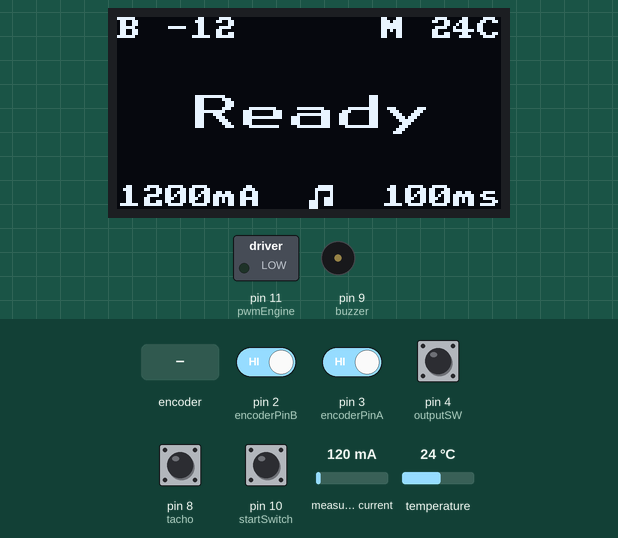
The sketch below on a simulated Arduino Nano, built with avr-gcc and run on an emulated ATmega328P. Shown: 128×64 one-colour display, switched loads named in the sketch (green lamp = pin HIGH), buzzer (waves = sounding). The test bench sets the inputs (shaded band); at power-on: pin 2 (encoderPinB), pin 3 (encoderPinA), pin 4 (outputSW), pin 8 (tacho), pin 10 (startSwitch) HIGH, measured current 120 mA, temperature 24 °C.

Above: at 3.7 s.
3.8 s: pin 10 (startSwitch) pulled LOW for 1.15 s
At 6.2 s:
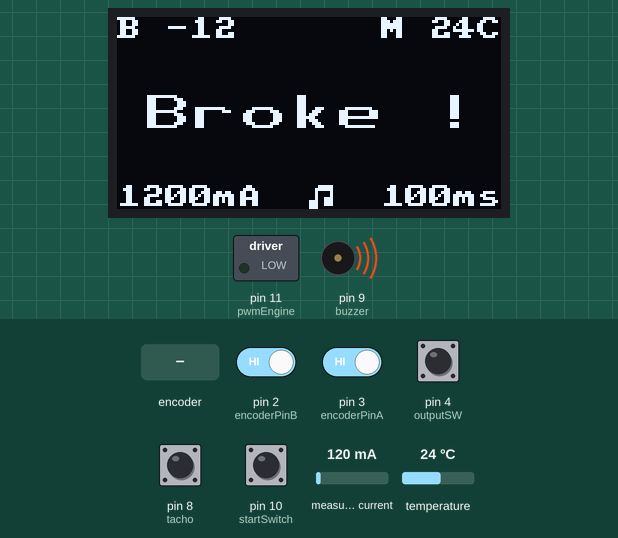
6.9 s: pin 10 (startSwitch) pulled LOW for 1.15 s
At 9.0 s:
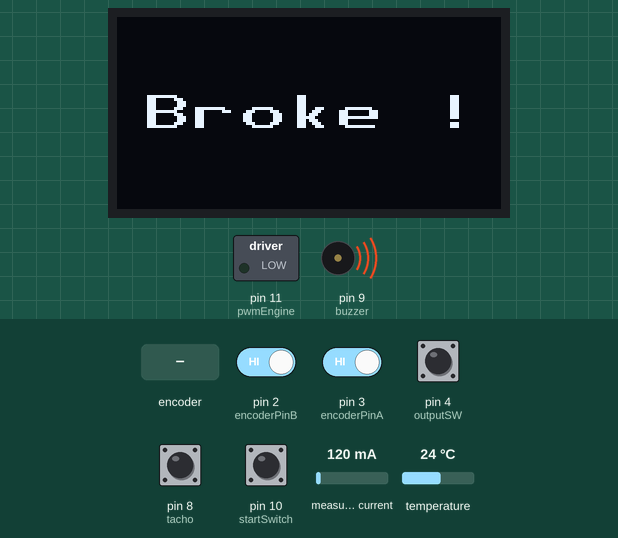
9.5 s: pin 4 (outputSW) pulled LOW for 3.2 s
At 14.5 s:
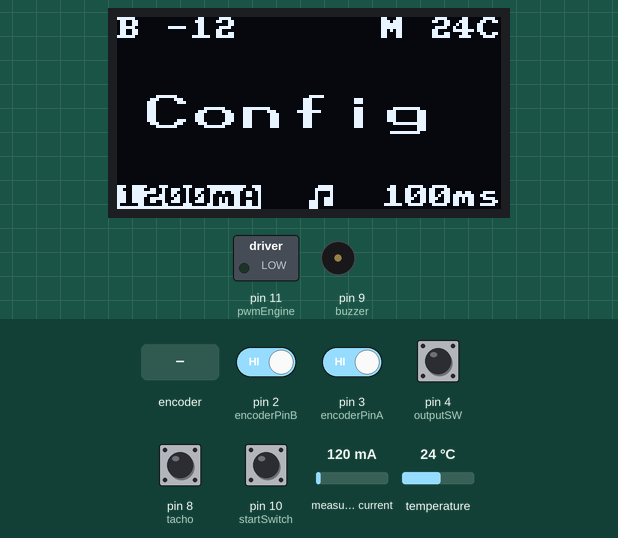
15.2 s: pin 4 (outputSW) pulled LOW for 1.15 s
At 18.1 s:
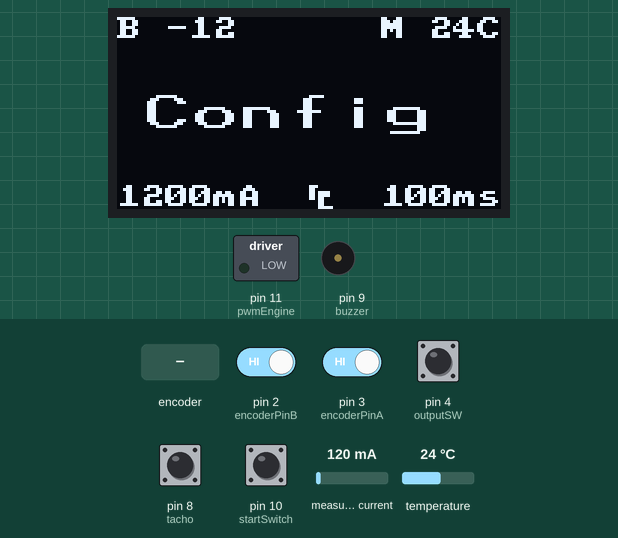
19.8 s: rotary encoder on pin 3 (encoderPinA) / pin 2 (encoderPinB) turned 2 steps (second pin leading)
At 22.1 s:
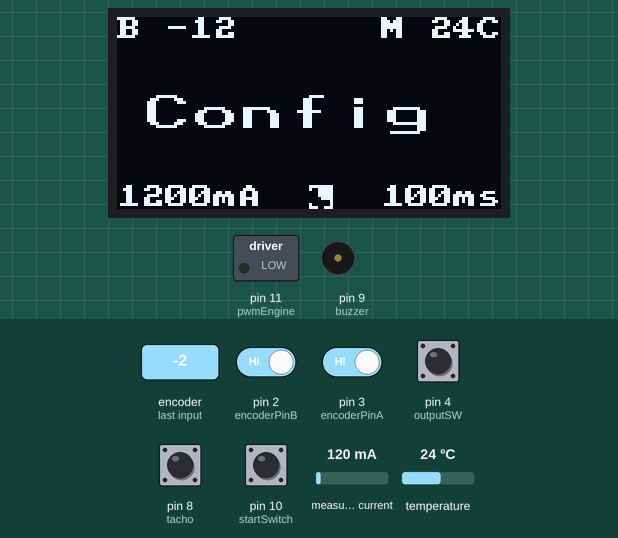
23.9 s: pin 4 (outputSW) pulled LOW for 1.15 s
At 26.4 s:
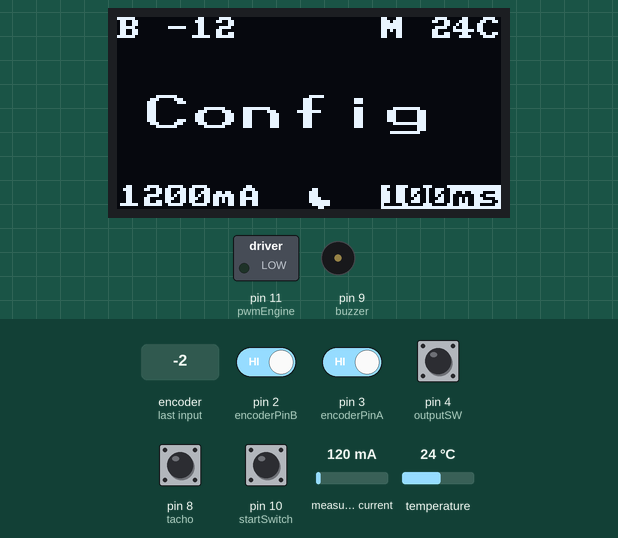
Timing chart, 0 to 27.9 s (numbered marks = the images above; inputs shaded):
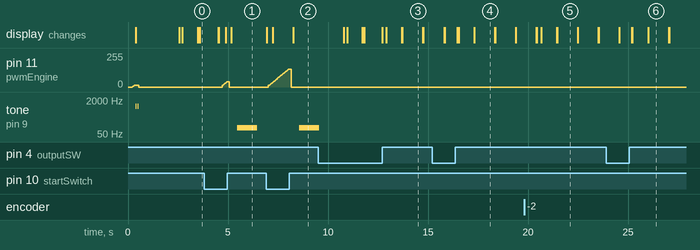

The sketch:

deggl-mandl.ino
```cpp
// (licence header left out)
const char versionTag[] = "ver 0.2g";

// Größe des Oled Displays. Not defined = 0.96" / defined = 1.3"
#define DISPLAY_BIG

// Positionierung der Temperatursensoren: 0 = aus, 1 der Erste, 2 der Zweite.. ;-)
// BSP: keine Temperatursensoren ->  {0,0}
//      ein Temperatursensor auf PCB -> {1,0}
//      ein Temperatursensor im Motor -> {0,1}
//      zwei Temperatursensoren, erster auf dem Board, zweiter im Motor -> {1,2}
//      zwei Temperatursensoren, zweiter auf dem Board, erster im Motor -> {2,1}
const int tempSensors[2] = {2,1};

// Bibliotheken
#include <Arduino.h>
#include <EEPROM.h>
#include <Wire.h>
#include <U8g2lib.h>            // aus dem Arduino-Bibliotheksverwalter, bitte die "U8g2" (ohne Adafruit) von Oliver Kraus installieren
#include <INA219.h>             // aus dem Arduino-Bibliotheksverwalter, bitte die "ArduinoINA219" von John De Cristofaro, ... installieren
#include <DallasTemperature.h>  // aus dem Arduino-Bibliotheksverwalter, bitte die "DallasTemperature" von Miles Burton, ... installieren


#include "vars.h"               // in dieser Datei bitte individuelle Anpassungen vornehmen!
#include "tools.h"

// Display-Parameter
#ifdef DISPLAY_BIG
  // grosses 1.3" OLED mit SH1106 display driver, 128x64 px, ueber I2C angeschlossen
  U8X8_SH1106_128X64_NONAME_HW_I2C u8x8(/* reset=*/ U8X8_PIN_NONE);
#else
  // kleines 0.96" OLED mit SSD1306 display driver, 128x64 px, ueber I2C angeschlossen
  U8X8_SSD1306_128X64_NONAME_HW_I2C u8x8(/* reset=*/ U8X8_PIN_NONE);
#endif

INA219 monitor;
OneWire ourWire(ONE_WIRE_BUS);
DallasTemperature sensors(&ourWire);


void setup() {

  // PWM Frequenz der Motorsteuerung
  //
  // TCCR2B = TCCR2B & B11111000 | B00000001;    // set timer 2 divisor to     1 for PWM frequency of 31372.55 Hz
  //TCCR2B = TCCR2B & B11111000 | B00000010;    // set timer 2 divisor to     8 for PWM frequency of  3921.16 Hz
  //TCCR2B = TCCR2B & B11111000 | B00000011;    // set timer 2 divisor to    32 for PWM frequency of   980.39 Hz
  //TCCR2B = TCCR2B & B11111000 | B00000100;    // set timer 2 divisor to    64 for PWM frequency of   490.20 Hz (The DEFAULT)
  TCCR2B = TCCR2B & B11111000 | B00000101;    // set timer 2 divisor to   128 for PWM frequency of   245.10 Hz
  //TCCR2B = TCCR2B & B11111000 | B00000110;    // set timer 2 divisor to   256 for PWM frequency of   122.55 Hz
  //TCCR2B = TCCR2B & B11111000 | B00000111;    // set timer 2 divisor to  1024 for PWM frequency of    30.64 Hz

  // Definition der pins
  pinMode(pwmEngine, OUTPUT);
  analogWrite(pwmEngine, 0);
  pinMode(startSwitch, INPUT_PULLUP);
  pinMode (encoderPinA, INPUT_PULLUP);
  pinMode (encoderPinB, INPUT_PULLUP);
  pinMode (outputSW, INPUT_PULLUP);
  pinMode(tacho, INPUT_PULLUP);
  pinMode(buzzer, OUTPUT);
  // INA initialisieren
  monitor.begin();
  // Temperatursensoren initialisieren
  sensors.begin();
  // OLED initialisieren
  u8x8.begin();
  u8x8.clear();
  // splash screen fuer Arme ;-)
  u8x8.setCursor(0,0);
  //u8x8.setFont(u8x8_font_7x14B_1x2_r);
  u8x8.setFont(u8x8_font_px437wyse700b_2x2_r);
  u8x8.print("TwistR");
  u8x8.setFont(u8x8_font_amstrad_cpc_extended_r);
  u8x8.setCursor(1,4);
  u8x8.print(versionTag);
   //sprintf(tmpBuf, "%3d", monitor.getBusVoltage() );
    //u8x8.setCursor(12,7);
    //u8x8.print(tmpBuf);
    //u8x8.drawString(1,4,tmpBuf);

  //u8x8.setFont(u8x8_font_open_iconic_play_2x2);
  // u8x8.setFont(u8x8_font_open_iconic_weather_4x4);
  //u8x8.drawString(2,2,'@'+1);

  //u8x8.drawUTF8(2, 2, "♪");
  //u8x8.setFont(u8x8_font_amstrad_cpc_extended_r);

  attachInterrupt(0, doEncoderA, CHANGE); // encoder pin on interrupt 0 (pin 2)
  attachInterrupt(1, doEncoderB, CHANGE); // encoder pin on interrupt 1 (pin 3)
  //afterburner = EEPROM.read(0);
  afterburner = ((EEPROM.read(0) << 0) & 0xFF) + ((EEPROM.read(1) << 8) & 0xFF00);
  torqCurrent = ((EEPROM.read(2) << 0) & 0xFF) + ((EEPROM.read(3) << 8) & 0xFF00);
  buzzerActive = EEPROM.read(4);
  if (torqCurrent <1000 || torqCurrent >3000) {torqCurrent = 1200;}
  if (afterburner <0 || afterburner >500) {afterburner = 100;}
  encoderPos = afterburner;
  afterburnerOld = afterburner;
  buzzerActiveOld = buzzerActive;
  u8x8.setCursor(0,7);
  for (int i= 1; i<=rpmVoid; i++) {
    analogWrite(pwmEngine, i);
    delay(10);
  }
  #ifdef CALIBRATION
  while (( pulseLength< tachoMin) || (pulseLength >tachoMax)) {    /////////////////////////// lastfreie Drehzahl einstellen
    analogWrite(pwmEngine, rpmVoid);
    delay(10);
    pulseLength = pulseIn(tacho,HIGH);
    u8x8.setCursor(0,7);
    u8x8.print("calibrating");
    //sprintf(tmpBuf, "%3d", (int)pulseLength);
    //u8x8.setCursor(7,7);
    //u8x8.drawString(7, 7, tmpBuf);
    //u8x8.print(tmpBuf);
    //u8x8.print(" ");
    sprintf(tmpBuf, "%3d", rpmVoid);
    //u8x8.setCursor(12,7);
    //u8x8.print(tmpBuf);
    u8x8.drawString(12, 7, tmpBuf);
    delay(200);
    if ((pulseLength >= tachoMax) ||  (pulseLength <= 0)) {
      rpmVoid +=1;
    }
    else if (pulseLength <= tachoMin ) {
      rpmVoid -=1;
    }
 }
  #endif
  rpmPWM = rpmVoid * 5;    // Faktor für Lastdrehzahl

  u8x8.setCursor(0,7);
  u8x8.print("..done !    ");
  playBuzzer(theOK);
  analogWrite(pwmEngine, 0);
  delay(2000);  // 2 Sekunden anzeigen
  u8x8.clear();
  u8x8.setFont(u8x8_font_px437wyse700b_2x2_r);
  buttonStateStart = HIGH;
  lastDebounceTimeStart = millis();
}


void loop() {
  //rotating = true;  // reset the debouncer
  // Hebel runtergezogen //////////////////////////////////////////////////////////////////
 if ((unbouncedStartSwitch() == LOW) && (configActive == theReady)) {
    // Motor einschalten
    u8x8.setCursor(1,3);
    u8x8.print("Work..");
    analogWrite(pwmEngine, rpmVoid);
    rpmRaise = rpmVoid;
    delay(30);
    do {
      pulseTMP = pulseIn(tacho,HIGH, tachoMax);
       if ( ((pulseTMP >= tachoMax) || (pulseTMP == 0)) && (rpmRaise <255)) {
        rpmRaise +=3;
       }
       else if ((pulseTMP < tachoMin) && (rpmRaise > rpmVoid)) {
        rpmRaise -=1;
       }
       analogWrite(pwmEngine, rpmRaise);
       currentTMP = (int)(monitor.shuntCurrent() * 1000);
       for (int i=1; i<9; i++) {
         currentTMP += (int)(monitor.shuntCurrent() * 1000);
       }
       current = (int)( currentTMP / 9);
    }
    while ( (current < torqCurrent) && (unbouncedStartSwitch() == LOW));


    // Display-Ausgabe Status
    //u8x8.setCursor(1,3);
    //u8x8.print("Working");


 delay(afterburner);  // Nachlauf in ms, bevor der Motor abgeschaltet wird
    // Motor ausschalten
    currentAfterburner = (int)(monitor.shuntCurrent() * 1000);
    analogWrite(pwmEngine, 0);
    // max. Strom wurde nicht erreicht, passiert z.B. bei einem zu schwachen Netzteil! /////
    if (current < torqCurrent) {
      // Display-Ausgabe Fehlermeldung
      u8x8.setCursor(1,3);
      u8x8.print("Broke !");
      delay(300);
      playBuzzer(theError);
    }
    // max. Strom wurde erreicht, Deckel sollte straff sitzen! /////////////////////////////
    else {
      // Display-Ausgabe Status
      u8x8.clear();
      u8x8.inverse();
      u8x8.fillDisplay();
      u8x8.setCursor(2,3);
      u8x8.print("Closed ");
      u8x8.setCursor(1,7);
      u8x8.setFont(u8x8_font_amstrad_cpc_extended_f);
      //u8x8.print(max(current, currentAfterburner));
      u8x8.print(current);
      u8x8.print("mA reached");
      u8x8.setFont(u8x8_font_px437wyse700b_2x2_r);
      playBuzzer(theOK);
    }


    delay(200);
    // Bildschirminhalt fuer ca. 3 Sekunden belassen
    while (unbouncedStartSwitch() == LOW) {};
    timeStampStart = millis();
    while ( (millis() -1000 ) < timeStampStart ) {
      if (unbouncedStartSwitch() == LOW) {
        break;  // Aussteigen, falls der Hebel schon früher gezogen wird
      }
    }
    u8x8.noInverse();  // Display zuruecksetzen
    u8x8.clear();
  }


   ////////////////// Altes Verfahren ////////////////////////////////////////////
   /*
  if ((unbouncedStartSwitch() == LOW) && (configActive == theReady)) {
    // Motor einschalten
    u8x8.setCursor(1,3);
    u8x8.print("feel..");
    analogWrite(pwmEngine, rpmVoid);
    rpmRaise = rpmVoid;
    delay(30);
    do {
      pulseTMP = pulseIn(tacho,HIGH, (pulseLength * 10));
    } while ((pulseTMP < (pulseLength * 3.0)) && (pulseTMP != 0) && (unbouncedStartSwitch() == LOW));
    if (unbouncedStartSwitch() == LOW) {analogWrite(pwmEngine, rpmPWM);}
    // Display-Ausgabe Status
    u8x8.setCursor(1,3);
    u8x8.print("Working");
    delay(50);    // hohen Anlaufstrom für 50ms ignorieren
    // volle Fahrt bis maximaler Strom gemessen wird oder Hebel in Null-Stellung kommt /////
    current = (int)(monitor.shuntCurrent() * 1000);
    while ( (current < torqCurrent) && (unbouncedStartSwitch() == LOW)) {
      current = (int)(monitor.shuntCurrent() * 1000);
    }
    delay(afterburner);  // Nachlauf in ms, bevor der Motor abgeschaltet wird
    // Motor ausschalten
    currentAfterburner = (int)(monitor.shuntCurrent() * 1000);
    analogWrite(pwmEngine, 0);
    // max. Strom wurde nicht erreicht, passiert z.B. bei einem zu schwachen Netzteil! /////
    if (current < torqCurrent) {
      // Display-Ausgabe Fehlermeldung
      u8x8.setCursor(1,3);
      u8x8.print("Broke !");
    }
    // max. Strom wurde erreicht, Deckel sollte straff sitzen! /////////////////////////////
    else {
      // Display-Ausgabe Status
      u8x8.clear();
      u8x8.inverse();
      u8x8.fillDisplay();
      u8x8.setCursor(2,3);
      u8x8.print("Closed ");
      u8x8.setCursor(1,7);
      u8x8.setFont(u8x8_font_amstrad_cpc_extended_f);
      u8x8.print(max(current, currentAfterburner));
      u8x8.print("mA reached");
      u8x8.setFont(u8x8_font_px437wyse700b_2x2_r);
    }
    delay(200);
    // Bildschirminhalt fuer ca. 3 Sekunden belassen
    while (unbouncedStartSwitch() == LOW) {};
    timeStampStart = millis();
    while ( (millis() -2800 ) < timeStampStart ) {
      if (unbouncedStartSwitch() == LOW) {
        break;  // Aussteigen, falls der Hebel schon früher gezogen wird
      }
    }
    u8x8.noInverse();  // Display zuruecksetzen
    u8x8.clear();
  }

  */

  else {
  // Warteposition ...  //////////////////////////////////////////////////////////////////
    // Motor ausschalten
    analogWrite(pwmEngine, 0);
    // Display-Ausgabe Status und aktuelle Einstellungen
    u8x8.setCursor(1,3);
    switch (configActive) {
      case theCurrent:
        u8x8.print("Config ");
        u8x8.setCursor(0,7);
        u8x8.setFont(u8x8_font_amstrad_cpc_extended_f);
        u8x8.inverse();
        u8x8.print(torqCurrent);
        u8x8.print("mA");
        u8x8.noInverse();
        u8x8.print("     ");
      if (buzzerActive) {
           u8x8.setFont(u8x8_font_open_iconic_play_1x1);
           u8x8.drawGlyph(8,7,0x4d );
           u8x8.setFont(u8x8_font_amstrad_cpc_extended_f);
        }
        else {
           u8x8.setFont(u8x8_font_open_iconic_weather_1x1);
           u8x8.drawGlyph(8,7,0x42 );
           u8x8.setFont(u8x8_font_amstrad_cpc_extended_f);
        }
        //sprintf(tmpBuf, "%1d", buzzerActive);
        //u8x8.drawString(8, 7, tmpBuf);
        if (afterburner <10) {u8x8.print("  ");}
        else if (afterburner <100) {u8x8.print(" ");}
        u8x8.print(afterburner);
        u8x8.print("ms");
        break;
      case theBuzzer:
        u8x8.print("Config ");
        u8x8.setCursor(0,7);
        u8x8.setFont(u8x8_font_amstrad_cpc_extended_f);
        u8x8.print(torqCurrent);
        u8x8.print("mA");


        if (afterburner <10) {u8x8.print("  ");}
        else if (afterburner <100) {u8x8.print(" ");}
        //sprintf(tmpBuf, "%1d", buzzerActive);
        u8x8.inverse();
        if (buzzerActive) {
           u8x8.setFont(u8x8_font_open_iconic_play_1x1);
           u8x8.drawGlyph(8,7,0x4d );
           u8x8.setFont(u8x8_font_amstrad_cpc_extended_f);
        }
        else {
           u8x8.setFont(u8x8_font_open_iconic_weather_1x1);
           u8x8.drawGlyph(8,7,0x42 );
           u8x8.setFont(u8x8_font_amstrad_cpc_extended_f);
        }

        //u8x8.drawString(8, 7, tmpBuf);
        u8x8.noInverse();

        sprintf(tmpBuf, "%3d", afterburner);
        u8x8.drawString(11, 7, tmpBuf);
        u8x8.drawString(14,7,"ms");

      break;
      case theAfterburner:
        u8x8.print("Config ");
        u8x8.setCursor(0,7);
        u8x8.setFont(u8x8_font_amstrad_cpc_extended_f);
        u8x8.print(torqCurrent);
        u8x8.print("mA");
        if (buzzerActive) {
           u8x8.setFont(u8x8_font_open_iconic_play_1x1);
           u8x8.drawGlyph(8,7,0x4d );
           u8x8.setFont(u8x8_font_amstrad_cpc_extended_f);
        }
        else {
           u8x8.setFont(u8x8_font_open_iconic_weather_1x1);
           u8x8.drawGlyph(8,7,0x42 );
           u8x8.setFont(u8x8_font_amstrad_cpc_extended_f);
        }
        //sprintf(tmpBuf, "%1d", buzzerActive);
        //u8x8.drawString(8, 7, tmpBuf);

        u8x8.inverse();
        sprintf(tmpBuf, "%3d", afterburner);
        u8x8.drawString(11, 7, tmpBuf);
        u8x8.drawString(14,7,"ms");
        u8x8.noInverse();
        break;
      case theReady:
        u8x8.print(" Ready");
        u8x8.setCursor(0,7);
        u8x8.setFont(u8x8_font_amstrad_cpc_extended_f);
        u8x8.print(torqCurrent);
        u8x8.print("mA");
       if (buzzerActive) {
           u8x8.setFont(u8x8_font_open_iconic_play_1x1);
           u8x8.drawGlyph(8,7,0x4d );
           u8x8.setFont(u8x8_font_amstrad_cpc_extended_f);
        }
        else {
           u8x8.setFont(u8x8_font_open_iconic_weather_1x1);
           u8x8.drawGlyph(8,7,0x42 );
           u8x8.setFont(u8x8_font_amstrad_cpc_extended_f);
        }
        //sprintf(tmpBuf, "%1d", buzzerActive);
        //u8x8.drawString(8, 7, tmpBuf);
        //u8x8.setFont(u8x8_font_open_iconic_play_1x1);
        //u8x8.drawGlyph(8,7,0x4d );
        //u8x8.setFont(u8x8_font_amstrad_cpc_extended_f);
        sprintf(tmpBuf, "%3d", afterburner);
        u8x8.drawString(11, 7, tmpBuf);
        u8x8.drawString(14,7,"ms");
        break;
    }
    sensors.requestTemperatures();
    if (tempSensors[0] !=0) {
      u8x8.setCursor(0,0);
      u8x8.print("B ");
      u8x8.print(round(sensors.getTempCByIndex((tempSensors[0]-1))));
      u8x8.print("C");
    }
    if (tempSensors[1] !=0) {
      u8x8.setCursor(5,0);
      u8x8.print("      M ");
      u8x8.print(round(sensors.getTempCByIndex((tempSensors[1]-1))));
      u8x8.print("C");
    }
    u8x8.setFont(u8x8_font_px437wyse700b_2x2_r);
    if (unbouncedRotarySwitch() == LOW) {
      switch (configActive) {
        case theCurrent: configActive = theBuzzer; break;
        case theBuzzer:  configActive = theAfterburner; break;
        case theAfterburner:
          configActive = theReady;
          if (afterburner != afterburnerOld) {
            //EEPROM.write(0,afterburner);
            EEPROM.write(0, ((afterburner >> 0) & 0xFF));
            EEPROM.write(1, ((afterburner >> 8) & 0xFF));
            afterburnerOld = afterburner;
          }
          if (torqCurrent != torqCurrentOld) {
            EEPROM.write(2, ((torqCurrent >> 0) & 0xFF));
            EEPROM.write(3, ((torqCurrent >> 8) & 0xFF));
            torqCurrentOld = torqCurrent;
          }
          if (buzzerActive != buzzerActiveOld) {
            EEPROM.write(4, buzzerActive);
            buzzerActiveOld = buzzerActive;
          }
          break;
        case theReady: configActive = theCurrent; break;
      }
    while (unbouncedRotarySwitch() == LOW) {;}
    }
  }
}
```

tools.h
```cpp
int unbouncedStartSwitch() {
  int tmp = digitalRead(startSwitch);
  if ( (millis() - lastDebounceTimeStart) > debounceDelay) {
    lastDebounceTimeStart = millis();
    buttonStateStart = tmp;
    return tmp;
  }
  else {
    return buttonStateStart;
  }
}

int unbouncedRotarySwitch() {
  int tmp = digitalRead(outputSW);
  if ( (millis() - lastDebounceTimeRotarySW) > debounceDelay) {
    lastDebounceTimeRotarySW = millis();
    buttonStateRotarySW = tmp;
    return tmp;
  }
  else {
    return buttonStateRotarySW;
  }
}


void doEncoderA()
{
  //if ( rotating ) delay (1);  // wait a little until the bouncing is done
  if( digitalRead(encoderPinA) != A_set ) {  // debounce once more
    A_set = !A_set;
    // adjust counter + if A leads B
    if ( A_set && !B_set ) {
      if ((configActive == theCurrent) && (torqCurrent < torqCurrentMax)) {
        torqCurrent += 10;
      }
      else if ((configActive == theAfterburner) && (afterburner < afterburnerMax)) {
        afterburner +=1;
      }
      else if (configActive == theBuzzer) {
        buzzerActive = 1;
      }
    }
    //rotating = false;  // no more debouncing until loop() hits again
  }
}

void doEncoderB(){
  //if ( rotating ) delay (1);
  if( digitalRead(encoderPinB) != B_set ) {
    B_set = !B_set;
    //  adjust counter - 1 if B leads A
    if ( B_set && !A_set ) {
      if ((configActive == theCurrent) && (torqCurrent > torqCurrentMin)){
        torqCurrent -= 10;
      }
      else if ((configActive == theAfterburner) && (afterburner > afterburnerMin)) {
        afterburner -=1;
      }
      else if (configActive == theBuzzer) {
        buzzerActive = 0;
      }
    }
    //rotating = false;
  }
}


void playBuzzer(playBuzzerToneEnum playThis) {
  switch (playThis) {
   case theOK:
     if (buzzerActive) {tone(buzzer, 1000);}
     delay(50);
     noTone(buzzer);
     delay(50);
     if (buzzerActive) {tone(buzzer, 1000);}
     delay(50);
     noTone(buzzer);
     break;
   case theError:
     if (buzzerActive) {tone(buzzer, 100);}
     delay(1000);
     noTone(buzzer);
     break;
  }
}
```

Source omitted: vars.h (1765 bytes)

Measured:
- after the input at 3.8 s, pin 11 (pwmEngine): rises from 0/255 to 39/255 in 0.23 s, then falls to 0/255 in 0.12 s; tone on pin 9 (buzzer): silent → 100 Hz after 1.7 s, → silent 1.0 s later; the display: first differs from a run without the input after 1.1 s (image 1 shows a later state)
- after the input at 6.9 s, pin 11 (pwmEngine): rises from 0/255 to 135/255 in 1.0 s, then falls to 0/255 in 0.12 s; tone on pin 9 (buzzer): silent → 100 Hz after 1.7 s
- after the input at 15.2 s, the display: first differs from a run without the input after 1.3 s (image 4 shows a later state)
- after the input at 19.8 s, the display: first differs from a run without the input after 0.87 s (image 5)
- after the input at 23.9 s, the display: first differs from a run without the input after 1.3 s (image 6 shows a later state)
- what the display in image 3 shows lasts 1.0 s, from 13.7 s to 14.7 s
